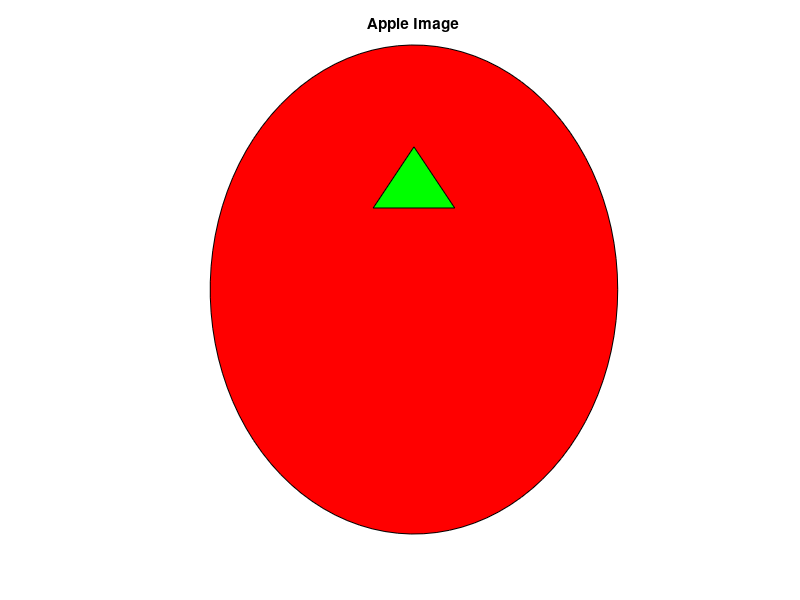

Reproduce this figure in MATLAB.

function generateAppleImage()
    % Create a figure
    figure;
    hold on;

    % Draw the apple body
    theta = linspace(0, 2*pi, 100);
    x = 1 * cos(theta); % x-coordinates
    y = 1.2 * sin(theta) - 0.2; % y-coordinates to create an apple shape
    fill(x, y, 'r'); % Fill the apple shape with red color

    % Draw the apple leaf
    leafX = [-0.2, 0, 0.2]; % x-coordinates for the leaf
    leafY = [0.2, 0.5, 0.2]; % y-coordinates for the leaf
    fill(leafX, leafY, 'g'); % Fill the leaf with green color

    % Set axis properties
    axis equal;
    axis off; % Turn off the axis
    title('Apple Image');

    hold off;
end